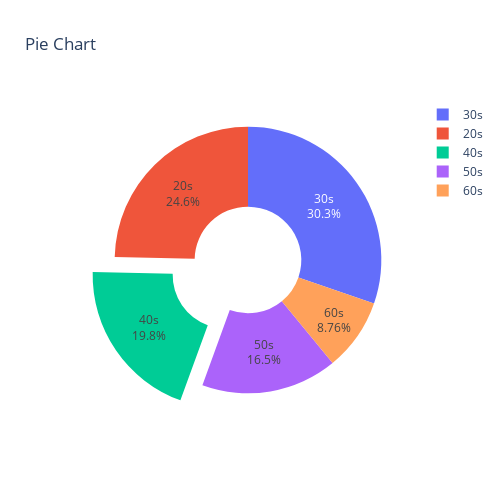

The code cell stored with this chart in its notebook:
### Markdown cell above
# 파이 차트

### Code cell
# 파이 차트 그리기

df_g1 = df20.groupby("AgeGroup", as_index = False)["Revenue"].sum()    # as_index = False :  reset_index하는 것과 같음

A = go.Pie(labels = df_g1["AgeGroup"],
           values = df_g1["Revenue"],
           hole = 0.4,                # 도넛처럼 중앙에 구멍뚫리게 하는 법
           textinfo = "label + percent",      # label만 표시할수도, percent만 표시할수도, 같이할수도 O.
           pull = [0, 0, 0.2, 0, 0])      # 쪼개져서 벌어지게 하는 법

data = [A]
layout = go.Layout(title = 'Pie Chart', width = 500, height = 500)
fig = go.Figure(data, layout)
fig.show()

### Figure 1 — Plotly figure (JSON) as saved in the notebook; plotly's stock layout.template omitted (floating-point values rounded to 4 significant figures)
{"data": [{"hole": 0.4, "labels": ["20s", "30s", "40s", "50s", "60s"], "pull": [0, 0, 0.2, 0, 0], "textinfo": "label+percent", "type": "pie", "values": [74300000.0, 91370000.0, 59710000.0, 49720000.0, 26406450]}], "layout": {"height": 500, "title": {"text": "Pie Chart"}, "width": 500}}
